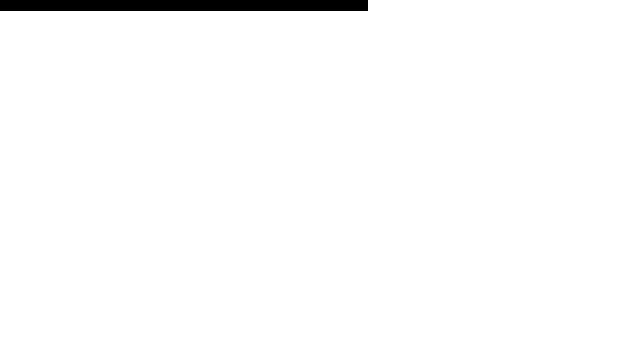
Frame 1 (no input)
Frame 60 (the mouse pressed at the canvas centre just before this capture): identical to frame 1, image omitted
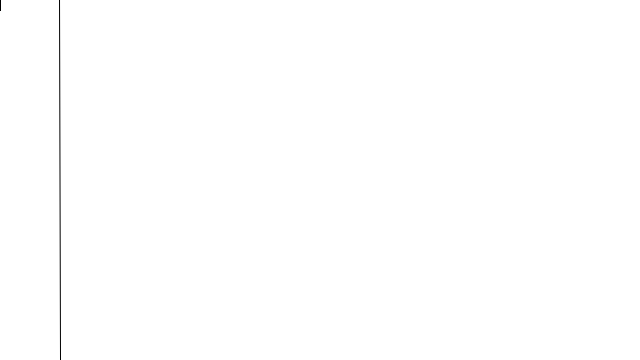
Frame 120 (the mouse held since frame 60 and released just before this capture)

The Processing sketch that drew these frames (run headless with seeded random() and noise(); from frame 60 on, the mouse is pressed at the canvas centre):

// Processing sketch: VectorMouseMagnitude
// ── VectorMouseMagnitude.pde

int[] past;
int time;
void setup() {
  size(640, 360);
  past = new int[width];
}


void draw() {
  background(255, 10);
  PVector mouse = new PVector(mouseX, mouseY);
  PVector center = new PVector(width/2, height/2);
  mouse.sub(center);
  
  float m = mouse.mag();
  fill(0);
  rect(0,0,m,10);
  past[time] = (int)(height-m);
  
  for(int i = 0; i<time; i++) {
    point(i, past[i]);
    if(i+1 <=time)
    line(i, past[i], i+1, past[i+1]);
  }
  
  time++;
  
  
  if(time >= width) time = 0;
}
